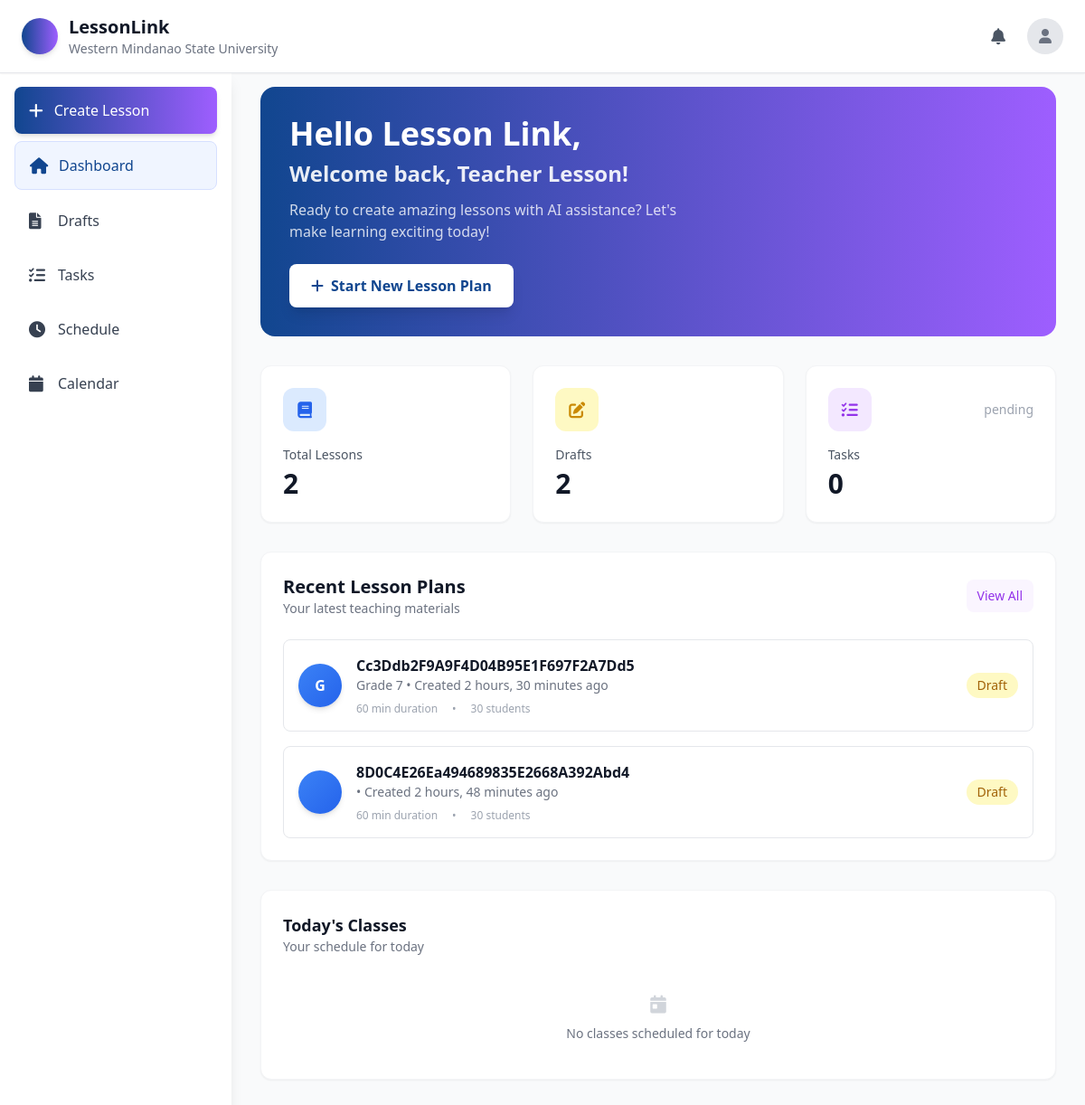
/dashboard/ (signed in), run on an earlier commit of the app's database.
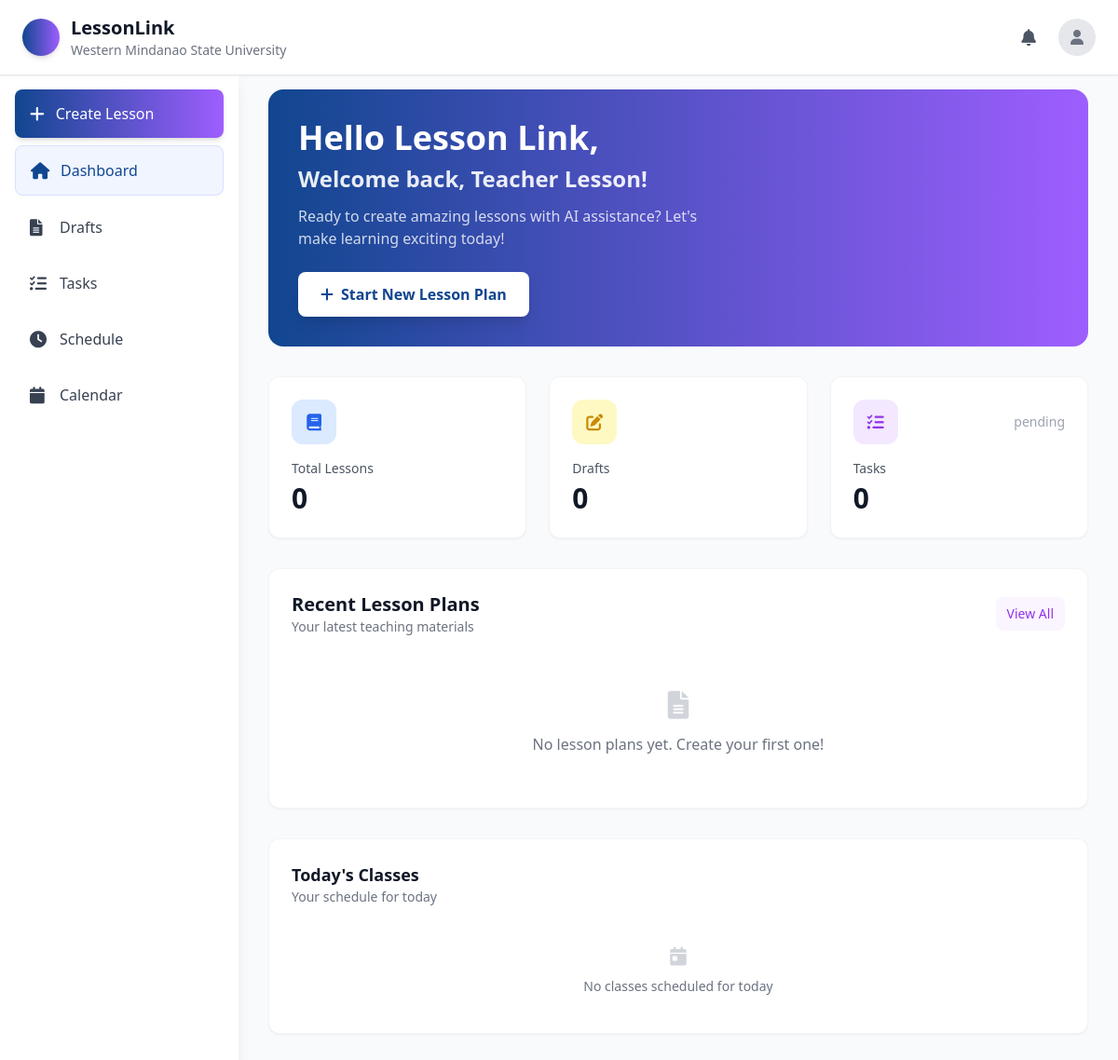
And on a later commit of the database.
### lessonGenerator/models.py (models this page shows, shortened)
class LessonPlan(models.Model):
    DRAFT = 'draft'
    FINAL = 'final'
    STATUS_CHOICES = [
        (DRAFT, 'Draft'),
        (FINAL, 'Final'),
    ]
    title = models.CharField(max_length=200)
    subject = models.CharField(max_length=100)
    grade_level = models.CharField(max_length=50)
    quarter = models.CharField(max_length=50, blank=True)
    duration = models.IntegerField(help_text="Duration in minutes")
    population = models.IntegerField(help_text="Number of students")
    learning_objectives = models.TextField()
    subject_matter = models.TextField()
    materials_needed = models.TextField()
    introduction = models.TextField()
    instruction = models.TextField()
    application = models.TextField()
    evaluation = models.TextField()
    assessment = models.TextField()
    melc_code = models.CharField(max_length=50, blank=True)
    content_standard = models.TextField(blank=True)
    performance_standard = models.TextField(blank=True)
    learning_competency = models.TextField(blank=True)
    values_integration = models.TextField(blank=True)
    cross_curricular = models.TextField(blank=True)
    generated_content = models.TextField()
    status = models.CharField(max_length=10, choices=STATUS_CHOICES, default=DRAFT)
    auto_approved = models.BooleanField(default=False, help_text="Automatically approved for department heads")
    created_by = models.ForeignKey(settings.AUTH_USER_MODEL, on_delete=models.CASCADE)
    created_at = models.DateTimeField(auto_now_add=True)
    updated_at = models.DateTimeField(auto_now=True)

### lesson/views.py (the view)
# urls.py: path('dashboard/', dashboard, name='dashboard'),
@login_required
def dashboard(request):
    if hasattr(request, 'user') and request.user.is_authenticated:
        user_role = request.user.role
        if user_role == "Department Head":
            messages.info(request, "Redirected to Department Head dashboard")
            return redirect('Dep_Dash')
        elif user_role == "Student Teacher":
            messages.info(request, "Redirected to Student Teacher dashboard")
            return redirect('st_dash')
        elif user_role in ["Admin", "Supervisor"]:
            messages.info(request, "Redirected to Admin dashboard")
            return redirect('admin_dashboard')
    user = request.user
    if not request.session.get('welcome_shown'):
        messages.success(request, f"Welcome back, {user.first_name}!")
        request.session['welcome_shown'] = True
    from lessonGenerator.models import LessonPlan
    total_lesson_plans = LessonPlan.objects.filter(created_by=user).count()
    draft_lesson_plans = LessonPlan.objects.filter(created_by=user, status='draft').count()
    total_tasks = Task.objects.filter(user=user).count()
    recent_lesson_plans = LessonPlan.objects.filter(created_by=user).order_by('-created_at')[:5]
    from django.utils import timezone
    import pytz
    today = timezone.localtime(timezone.now()).strftime('%A').lower()
    print(f"DEBUG: Server time: {timezone.now()}")
    print(f"DEBUG: Local time: {timezone.localtime(timezone.now())}")
    print(f"DEBUG: Today for filtering: {today}")
    todays_schedule = Schedule.objects.filter(user=user, day=today).order_by('time')
    return render(request, 'dashboard.html', {
        'user': user,
        'full_name': user.full_name,
        'total_tasks': total_tasks,
        'total_lesson_plans': total_lesson_plans,
        'draft_lesson_plans': draft_lesson_plans,
        'recent_lesson_plans': recent_lesson_plans,
        'todays_schedule': todays_schedule,
        'today_display': timezone.localtime(timezone.now()).strftime('%A')  # For display
    })

### lesson/context_processors.py (called while the page is built)
def user_school_info(request):
    if request.user.is_authenticated:
        try:
            return {
                'user_school': request.user.school,
            }
        except Exception as e:
            print(f"Context processor error: {e}")
            return {}
    return {}

### lesson/models.py (called while the page is built)
    def __str__(self):
        return self.email

    @property
    def full_name(self):
        parts = [self.first_name]
        if self.middle_name:
            parts.append(self.middle_name)
        parts.append(self.last_name)
        return ' '.join(parts).strip()

### lesson/templates/Dashboard.html (shortened to what the changed rows need)
<!DOCTYPE html>
<html lang="en">
<head>
    <script src="https://cdn.tailwindcss.com"></script>
    <link href="https://cdnjs.cloudflare.com/ajax/libs/font-awesome/6.0.0/css/all.min.css" rel="stylesheet">
</head>
<body class="bg-gray-50 min-h-screen">
    <header class="bg-white shadow-sm border-b fixed top-0 left-0 right-0 z-40">
        <div class="flex items-center justify-between px-4 py-3 md:px-6 md:py-4">
            <div class="flex items-center space-x-3 flex-1 md:flex-none">
                <div class="hidden sm:block">
                    <h1 class="text-xl font-bold text-gray-900">LessonLink</h1>
                </div>
            </div>
        </div>
    </header>
    <div class="flex pt-16">
        <main class="flex-1 p-4 md:p-6 lg:p-8 max-w-full md:ml-64">
            <div class="bg-gradient-to-r from-[#11468F] to-[#9E5EFF] rounded-2xl p-6 md:p-8 text-white mb-8">
                <div>
                    <h2 class="text-2xl md:text-3xl lg:text-4xl font-bold mb-2">Hello {{ user.first_name }} {{ user.last_name }},</h2>
                </div>
            </div>
            <div class="grid grid-cols-1 sm:grid-cols-2 lg:grid-cols-3 gap-4 md:gap-6 mb-8">
                <div class="bg-white rounded-xl p-6 shadow-sm hover:shadow-md transition-shadow border border-gray-100">
                    <div class="flex items-center justify-between mb-4">
                        <div class="w-12 h-12 bg-blue-100 rounded-xl flex items-center justify-center">
                        </div>
                    </div>
                    <h3 class="text-gray-600 font-medium text-sm mb-1">Total Lessons</h3>
                    <p class="text-3xl font-bold text-gray-900">{{ total_lesson_plans }}</p>
                </div>
                <div class="bg-white rounded-xl p-6 shadow-sm hover:shadow-md transition-shadow border border-gray-100">
                    <div class="flex items-center justify-between mb-4">
                        <div class="w-12 h-12 bg-yellow-100 rounded-xl flex items-center justify-center">
                        </div>
                    </div>
                    <h3 class="text-gray-600 font-medium text-sm mb-1">Drafts</h3>
                    <p class="text-3xl font-bold text-gray-900">{{ draft_lesson_plans }}</p>
                </div>
            </div>
            <div class="grid grid-cols-1 xl:grid-cols-3 gap-6 lg:gap-8">
                <div class="xl:col-span-2 bg-white rounded-xl shadow-sm border border-gray-100 p-6">
                    <div class="space-y-4">
                        {% for lesson_plan in recent_lesson_plans %}
                        <div
                            class="flex items-center space-x-4 p-4 border border-gray-200 rounded-lg hover:border-purple-200 transition-colors">
                            <div
                                class="w-12 h-12 bg-gradient-to-br from-blue-500 to-blue-600 rounded-full flex items-center justify-center flex-shrink-0 shadow-md">
                                <span class="text-white font-bold">{{ lesson_plan.subject|first|upper }}</span>
                            </div>
                            <div class="flex-1 min-w-0">
                                <h4 class="font-semibold text-gray-900 truncate">{{ lesson_plan.title }}</h4>
                                <p class="text-gray-500 text-sm">{{ lesson_plan.grade_level }} • Created {{ lesson_plan.created_at|timesince }} ago</p>
                                <div class="flex items-center mt-2 space-x-4">
                                    <span class="text-xs text-gray-400">{{ lesson_plan.duration }} min duration</span>
                                    <span class="text-xs text-gray-400">•</span>
                                    <span class="text-xs text-gray-400">{{ lesson_plan.population }} students</span>
                                </div>
                            </div>
                            <span class="px-3 py-1 {% if lesson_plan.status == 'final' %}bg-green-100 text-green-700{% else %}bg-yellow-100 text-yellow-700{% endif %} rounded-full text-sm font-medium">
                                {{ lesson_plan.get_status_display }}
                            </span>
                        </div>
                        {% empty %}
                        <div class="text-center py-8">
                            <i class="fas fa-file-alt text-3xl text-gray-300 mb-3"></i>
                            <p class="text-gray-500">No lesson plans yet. Create your first one!</p>
                        </div>
                        {% endfor %}
                    </div>
                </div>
            </div>
        </main>
    </div>
</body>
</html>

What changed in the data, as far as the page shows it:
removed LessonPlan: subject|first "G", title "Cc3Ddb2F9A9F4D04B95E1F697F2A7Dd5", grade_level "Grade 7", created_at "2 hours, 30 minutes", duration "60", population "30", status "Draft"
removed LessonPlan: title "8D0C4E26Ea494689835E2668A392Abd4", created_at "2 hours, 48 minutes", duration "60", population "30", status "Draft"
Also different on the page:
{{ total_lesson_plans }}: "2" → "0"
{{ draft_lesson_plans }}: "2" → "0"
text now shown: "No lesson plans yet. Create your first one!"
